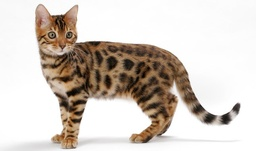
#> input picture examples/bengal.jpg, 256 x 151 px, shrunk from 645 x 380 before the run
$ python pixelate.py examples/bengal.jpg out.png
#> lines starting #> are read from the running program, lines starting #| are printed output that depends on the picture
#> further down, img is the input picture: shape (151, 256, 3); mean B, G, R 195.6, 203.1, 211.8
from argparse import ArgumentParser
import os

import cv2
import numpy as np


def pixelate(img, num_colors=64, pixel_size=8):
    """Pixelate an image and use a limited palette of colours.

    Parameters:
    - img The image to pixelate as a numpy array.
    - num_colors The number of colors to be used in the pixelated image.
    - pixel_size The number of pixels to combine into a new pixel.
    """
#> called with num_colors = 64, pixel_size = 8
    # Convert each pixel value to the average color value of the block it's in.
    for x in range(0, img.shape[1], pixel_size):
        for y in range(0, img.shape[0], pixel_size):
            img[y:y+pixel_size, x:x+pixel_size] = np.mean(img[y:y+pixel_size, x:x+pixel_size], axis=(0, 1))
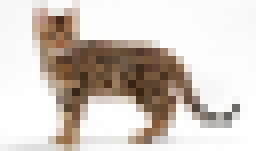
#> img: shape (151, 256, 3); mean B, G, R 195.1, 202.7, 211.3
    # Perform k-means clustering to find pixel-colour mapping, using a size k palette.
    z = np.float32(img.reshape((-1, 3)))
    criteria = (cv2.TERM_CRITERIA_EPS + cv2.TERM_CRITERIA_MAX_ITER, 10, 1.0)
    _, labels, center = cv2.kmeans(z, num_colors, None, criteria, 10, cv2.KMEANS_RANDOM_CENTERS)
#> center = 64 rows, first 8: [226.8, 229.2, 232.1], [241.8, 243, 243.7], [158.3, 171.2, 188], [247.3, 247.3, 247.5], [250.2, 250.2, 250.2], [251.9, 252, 252], [60.9, 86.61, 115.2], [253, 253.1, 253]
    # Reshape to the original size and type.
    center = np.uint8(center)
#> center = 64 rows, first 8: [226, 229, 232], [241, 242, 243], [158, 171, 187], [247, 247, 247], [250, 250, 250], [251, 252, 252], [60, 86, 115], [252, 253, 253]
    flat_pixelated_img = center[labels.flatten()]
    pixelated_img = flat_pixelated_img.reshape(img.shape)
    return pixelated_img


def cli():
    """Provide a CLI to the pixelate function."""
    parser = ArgumentParser(description='Pixelate an image with a limited colour palette.')
    parser.add_argument('input', help='The path to the input image')
    parser.add_argument('output', help='The path to the output image')
    parser.add_argument('-b', '--block-size', default=8, help='Pixel block size', type=int)
    parser.add_argument('-c', '--colours', default=64, help='Number of colours to use in the palette', type=int)
    args = parser.parse_args()
    if not os.path.exists(args.input):
        raise FileNotFoundError(f'Input file "{args.input}" could not be found.')
    return args


if __name__ == '__main__':
    args = cli()
    img = cv2.imread(args.input)
    pixelated_img = pixelate(img, args.colours, args.block_size)
    cv2.imwrite(args.output, pixelated_img)
